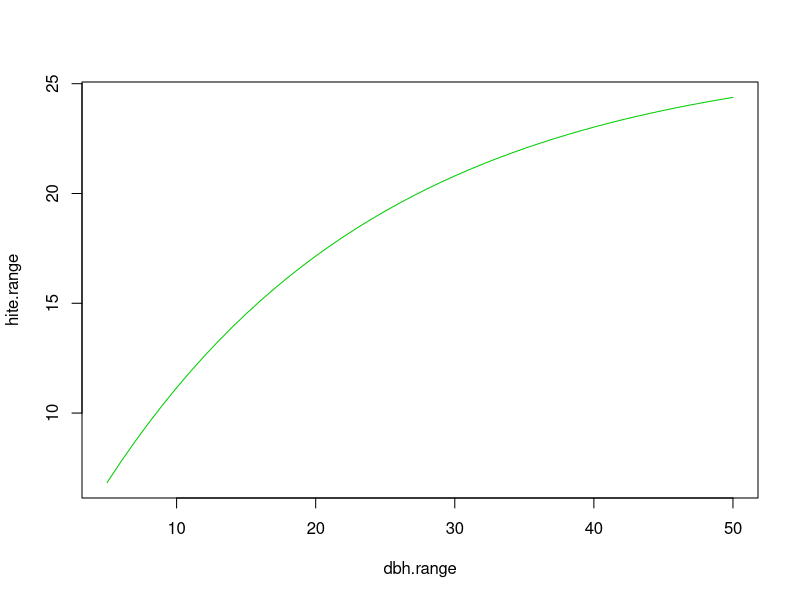

Write R code to recreate this figure.
# Need to calculate the hite threshold that corresponds to a DBH of 20 cm

# Allometric function from inside of ED
dbh2h <- function(dbh, hite.ref=1.3, b1ht, b2ht){
  b1ht*(1-exp(dbh*b2ht))+hite.ref
}

# Default params for PFT 10 (mid-successional hardwood) 
b1ht = 25.18 # DBH-height allometry intercept
b2ht = -0.04964 # DBH-height allometry slope
dbh2h(dbh=20, b1ht=b1ht, b2ht=b2ht)

dbh.range <- 5:50
hite.range <- dbh2h(dbh=dbh.range, b1ht=b1ht, b2ht=b2ht)

plot(hite.range ~ dbh.range, type="l", col="green3")
